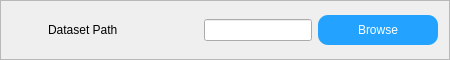
               <widget class="QFrame" name="Frame_Predict_DatasetPath">
                <property name="sizePolicy">
                 <sizepolicy hsizetype="Preferred" vsizetype="Fixed">
                  <horstretch>0</horstretch>
                  <verstretch>0</verstretch>
                 </sizepolicy>
                </property>
                <property name="minimumSize">
                 <size>
                  <width>0</width>
                  <height>60</height>
                 </size>
                </property>
                <property name="maximumSize">
                 <size>
                  <width>16777215</width>
                  <height>60</height>
                 </size>
                </property>
                <property name="styleSheet">
                 <string notr="true">QFrame#Frame_Predict_DatasetPath
{
	border-top:1px solid rgb(226, 226, 226);
	border-bottom:2px solid rgb(226, 226, 226);
	border-left:2px solid rgb(226, 226, 226);
	border-right:2px solid rgb(226, 226, 226);
	background-color: rgb(247, 247, 247);
}</string>
                </property>
                <property name="frameShape">
                 <enum>QFrame::StyledPanel</enum>
                </property>
                <property name="frameShadow">
                 <enum>QFrame::Raised</enum>
                </property>
                <layout class="QHBoxLayout" name="horizontalLayout_16">
                 <item>
                  <widget class="QLabel" name="Label_Predict_DatasetPath">
                   <property name="sizePolicy">
                    <sizepolicy hsizetype="Fixed" vsizetype="Fixed">
                     <horstretch>0</horstretch>
                     <verstretch>0</verstretch>
                    </sizepolicy>
                   </property>
                   <property name="minimumSize">
                    <size>
                     <width>30</width>
                     <height>30</height>
                    </size>
                   </property>
                   <property name="maximumSize">
                    <size>
                     <width>30</width>
                     <height>30</height>
                    </size>
                   </property>
                   <property name="styleSheet">
                    <string notr="true">border-image: url(:/Icon/State/RedLight.png);</string>
                   </property>
                   <property name="text">
                    <string/>
                   </property>
                  </widget>
                 </item>
                 <item>
                  <widget class="QLabel" name="label_21">
                   <property name="sizePolicy">
                    <sizepolicy hsizetype="Fixed" vsizetype="Fixed">
                     <horstretch>0</horstretch>
                     <verstretch>0</verstretch>
                    </sizepolicy>
                   </property>
                   <property name="minimumSize">
                    <size>
                     <width>150</width>
                     <height>30</height>
                    </size>
                   </property>
                   <property name="maximumSize">
                    <size>
                     <width>150</width>
                     <height>30</height>
                    </size>
                   </property>
                   <property name="styleSheet">
                    <string notr="true">QLabel
{
	border:0px;
	
	font: 87 10pt &quot;Arial Black&quot;;
}</string>
                   </property>
                   <property name="text">
                    <string>Dataset Path</string>
                   </property>
                  </widget>
                 </item>
                 <item>
                  <widget class="QLineEdit" name="LineEdit_Predict_DatasetPath"/>
                 </item>
                 <item>
                  <widget class="QPushButton" name="PushButton_Predict_DatasetPath">
                   <property name="sizePolicy">
                    <sizepolicy hsizetype="Fixed" vsizetype="Fixed">
                     <horstretch>0</horstretch>
                     <verstretch>0</verstretch>
                    </sizepolicy>
                   </property>
                   <property name="minimumSize">
                    <size>
                     <width>120</width>
                     <height>30</height>
                    </size>
                   </property>
                   <property name="maximumSize">
                    <size>
                     <width>120</width>
                     <height>30</height>
                    </size>
                   </property>
                   <property name="styleSheet">
                    <string notr="true">QPushButton
{
	font: 87 10pt &quot;Arial Black&quot;;
	color: rgb(255, 255, 255);
	background-color: rgb(35, 162, 255);
	border-radius: 10px;
}
QPushButton:pressed
{
background-color: rgb(255, 255, 255);
}
QPushButton:hover
{
background-color: rgb(192, 233, 251);
}
QPushButton:disabled
{
	background-color: rgb(198, 198, 198);
}</string>
                   </property>
                   <property name="text">
                    <string>Browse</string>
                   </property>
                  </widget>
                 </item>
                </layout>
               </widget>
